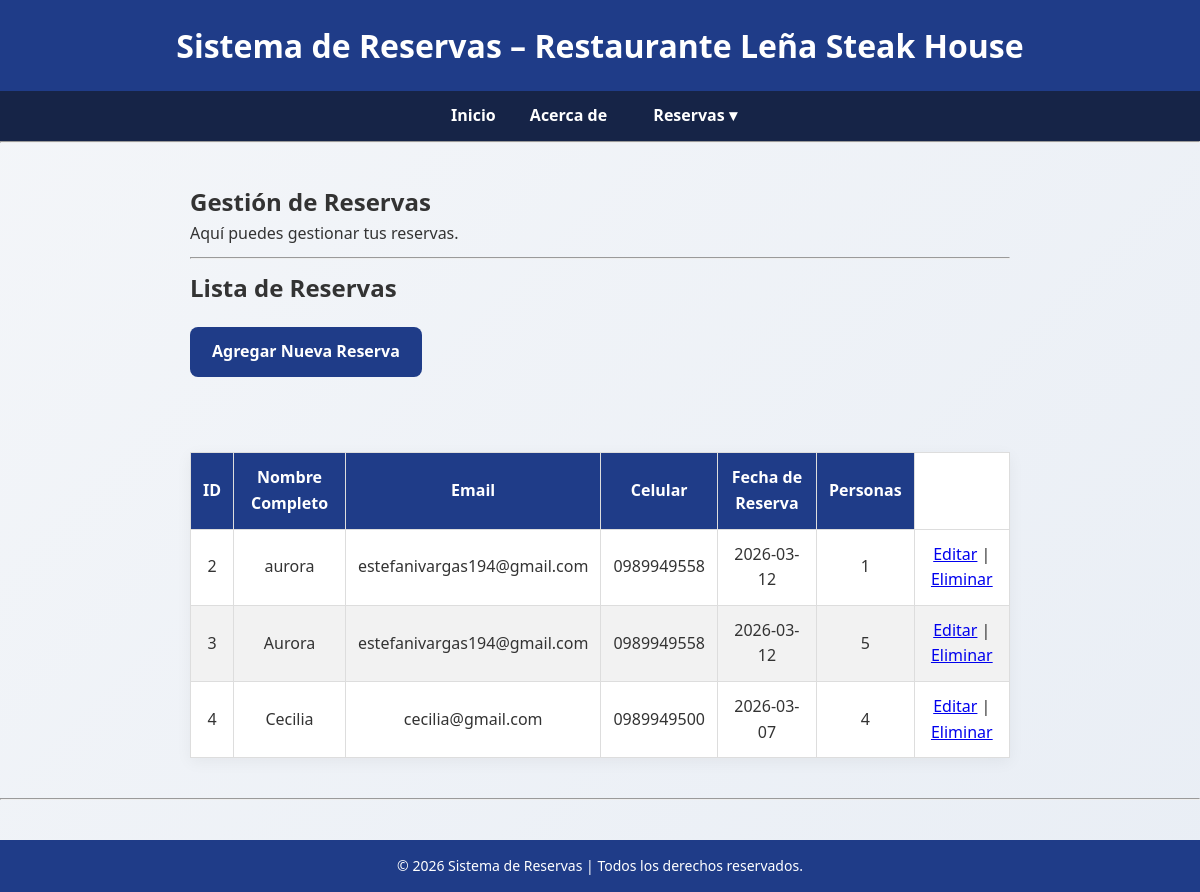
Before: /clientes with the older database file.
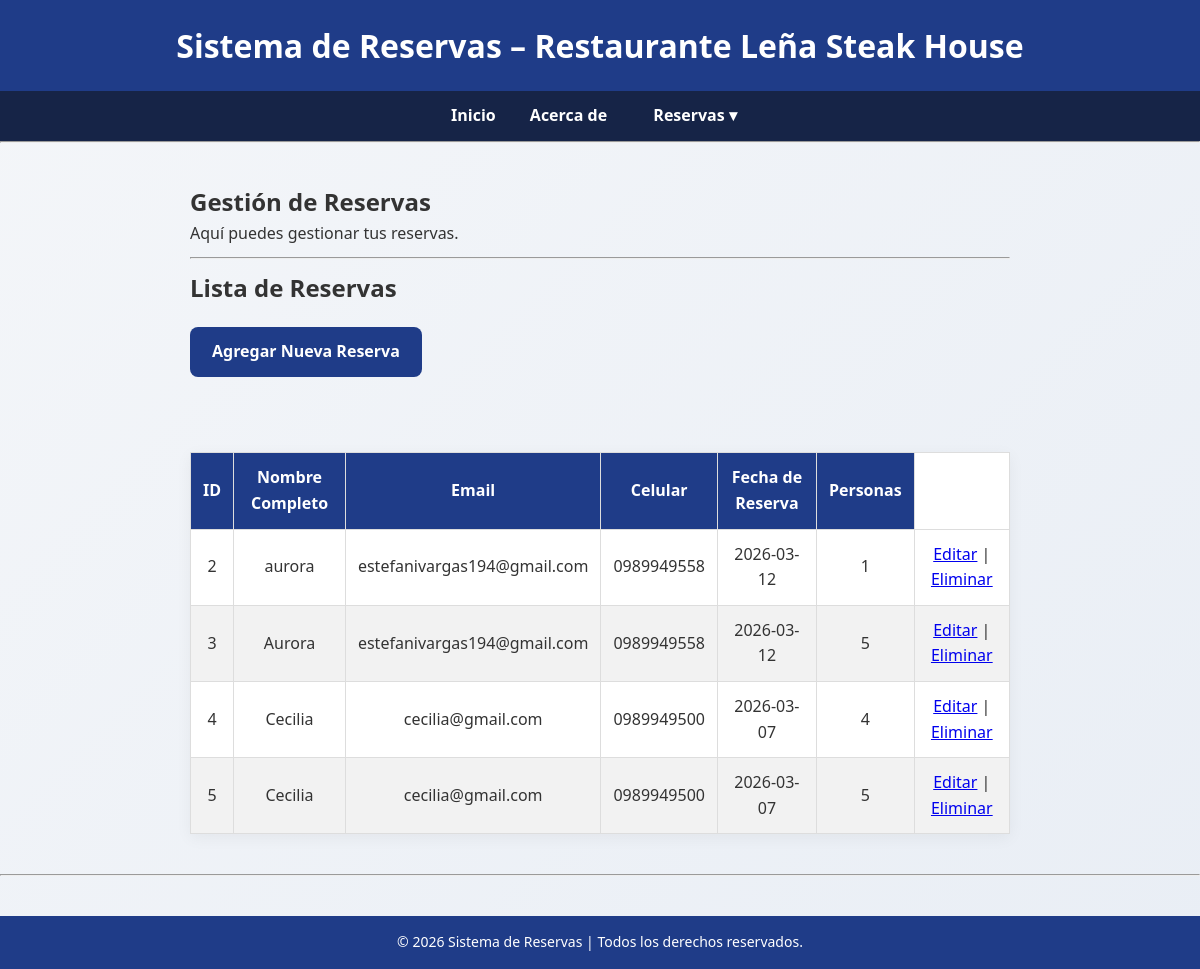
After: the same page with the newer database file.
### tables this page shows
CREATE TABLE clientes (
                id INTEGER PRIMARY KEY AUTOINCREMENT,
                nombre TEXT NOT NULL,
                email TEXT NOT NULL,
                celular TEXT NOT NULL,
                fecha_reserva TEXT NOT NULL,
                personas INTEGER NOT NULL
            );

### app.py (the view)
@app.route("/clientes")
def clientes_listar():
    clientes = gestor.listar_clientes()
    return render_template("clientes.html", clientes=clientes)

### reservas/bd.py (called while the page is built)
def get_db_connection():
    db_path.parent.mkdir (parents=True, exist_ok=True)
    conn = sqlite3.connect(db_path)
    conn.row_factory = sqlite3. Row
    return conn

### reservas/gestor_clientes.py (called while the page is built)
    def listar_clientes(self):
        with get_db_connection() as conn:
            return conn.execute("SELECT * FROM clientes").fetchall()

### templates/clientes.html (shortened to what this page needs)
{% extends "base.html" %}
{% block content %}
<h2>Gestión de Reservas</h2>
{% if cliente %}
    <p>Hola {{ cliente }}, tu reserva está en proceso.</p>
{% else %}
    <p>Aquí puedes gestionar tus reservas.</p>
{% endif %}
<hr style="margin:10px 0;">
<h2>Lista de Reservas</h2>
<a href="{{ url_for('cliente_nuevo') }}" class="btn btn-primary">
    Agregar Nueva Reserva
</a>
<br><br>
<table class="table">
    <thead>
        <tr>
            <th>ID</th>
            <th>Nombre Completo</th>
            <th>Email</th>
            <th>Celular</th>
            <th>Fecha de Reserva</th>
            <th>Personas</th>
        </tr>
    </thead>
    <tbody>
        {% for cliente in clientes %}
        <tr>
            <td>{{ cliente.id }}</td>
            <td>{{ cliente.nombre }}</td>
            <td>{{ cliente.email }}</td>
            <td>{{ cliente.celular }}</td>
            <td>{{ cliente.fecha_reserva }}</td>
            <td>{{ cliente.personas }}</td>
            <td>
                <a href="{{ url_for('editar_cliente', id=cliente.id) }}">Editar</a> |
                <a href="{{ url_for('eliminar_cliente', id=cliente.id) }}">Eliminar</a>
            </td>
        </tr>
        {% else %}
        <tr>
            <td colspan="7">No hay reservas registradas.</td>
        </tr>
        {% endfor %}
    </tbody>
</table>
{% endblock %}

### templates/base.html (shortened to what this page needs)
<!DOCTYPE html>
<html lang="es">
<head>
    <link rel="stylesheet" href="{{ url_for('static', filename='styles.css') }}">
</head>
<body>
<header>
    <h1>Sistema de Reservas – Restaurante Leña Steak House</h1>
</header>
<nav>
    <a href="{{ url_for('inicio') }}">Inicio</a>
    <a href="{{ url_for('about') }}">Acerca de</a>
    <div class="dropdown">
        <a href="#" class="dropbtn">Reservas ▾</a>
    </div>
</nav>
<hr>
<main>
    {% block content %}
    {% endblock %}
</main>
<hr>
<footer>
    <p>© 2026 Sistema de Reservas | Todos los derechos reservados. </p>
</footer>
</body>
</html>

### static/styles.css (style rules this page uses)
* { margin: 0; padding: 0; box-sizing: border-box; }
body { font-family: 'Segoe UI', Tahoma, Geneva, Verdana, sans-serif; background: linear-gradient(135deg, #f4f6f9, #e9eef5); color: #333; line-height: 1.6; }
header { background: #1f3c88; color: white; padding: 20px; text-align: center; box-shadow: 0 4px 10px rgba(0,0,0,0.1); }
nav { background: #162447; padding: 12px; text-align: center; }
nav a { color: white; text-decoration: none; margin: 0 15px; font-weight: 600; transition: 0.3s ease; }
main { padding: 40px; max-width: 900px; margin: auto; }
.btn { display: inline-block; padding: 12px 22px; background: #1f3c88; color: white; border-radius: 8px; text-decoration: none; font-weight: bold; transition: 0.3s ease; margin: 20px 0; }
footer { background: #1f3c88; color: white; text-align: center; padding: 15px; margin-top: 40px; font-size: 14px; width: 100%; }
.dropdown { display: inline-block; position: relative; }
.dropbtn { color: white; text-decoration: none; font-weight: 600; padding: 12px; }
table { width: 100%; border-collapse: collapse; margin-top: 30px; background: white; box-shadow: 0 4px 15px rgba(0,0,0,0.05); }
th { background: #1f3c88; color: white; }
table, th, td { border: 1px solid #ddd; }
th, td { padding: 12px; text-align: center; }
tr:nth-child(even) { background-color: #f2f2f2; }

Changed rows visible on the page:
added clientes: id "5", nombre "Cecilia", email "cecilia@gmail.com", celular "0989949500", fecha_reserva "2026-03-07", personas "5"
